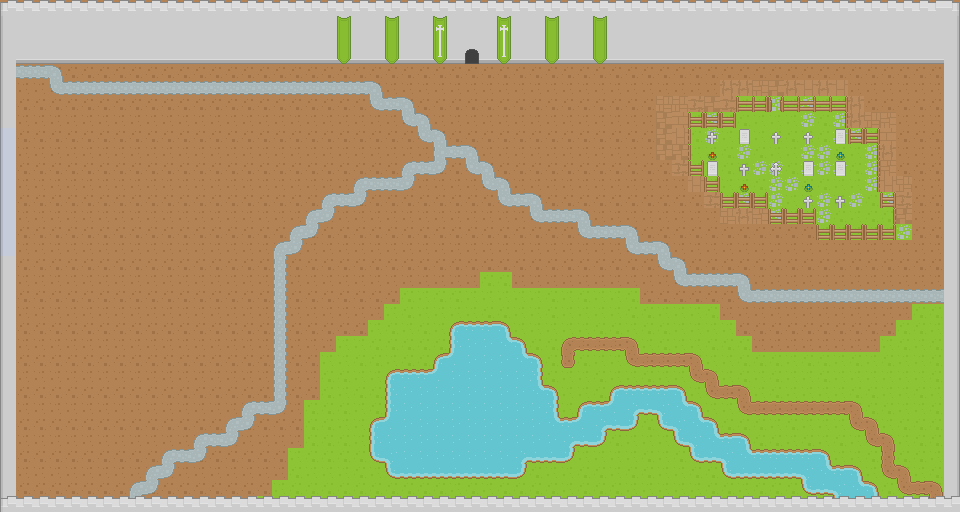

This is a level from a 2D game, rendered from its Tiled map with the project's own tilesets. A one-line summary and the map file follow, with tile-layer data summarised:
An orthogonal 60x32 tile map with 16x16 px tiles, 3 tile layers (Base, Ground, Props), 2 tilesets and 1 object.

<map version="1.5" tiledversion="1.7.2" orientation="orthogonal" renderorder="right-down" width="60" height="32" tilewidth="16" tileheight="16" infinite="0" nextlayerid="6" nextobjectid="2">
 <editorsettings>
  <export target="Assets/test/MenuTestLevel.json" format="json" />
 </editorsettings>
 <properties>
  <property name="scale" type="float" value="4" />
 </properties>
 <tileset firstgid="1" name="roguelikeSheet_transparent" tilewidth="16" tileheight="16" spacing="1" tilecount="1767" columns="57">
  <image source="Assets/MegaMiner/roguelikeSheet_transparent.png" width="968" height="526" />
  <wangsets>
   <wangset name="Grounds" type="corner" tile="-1">
    <wangcolor name="Mud" color="#ff0000" tile="-1" probability="1" />
    <wangcolor name="Poison" color="#00ff00" tile="-1" probability="1" />
    <wangcolor name="Water" color="#0000ff" tile="-1" probability="1" />
    <wangcolor name="Lava" color="#ff7700" tile="-1" probability="1" />
    <wangcolor name="Stone" color="#00e9ff" tile="-1" probability="1" />
    <wangcolor name="Magic" color="#ff00d8" tile="-1" probability="1" />
    <wangcolor name="Sand" color="#ffff00" tile="-1" probability="1" />
    <wangtile tileid="2" wangid="0,0,0,3,0,0,0,0" />
    <wangtile tileid="3" wangid="0,0,0,3,0,3,0,0" />
    <wangtile tileid="4" wangid="0,0,0,0,0,3,0,0" />
    <wangtile tileid="57" wangid="0,3,0,0,0,3,0,3" />
    <wangtile tileid="58" wangid="0,3,0,3,0,0,0,3" />
    <wangtile tileid="59" wangid="0,3,0,3,0,0,0,0" />
    <wangtile tileid="60" wangid="0,3,0,3,0,3,0,3" />
    <wangtile tileid="61" wangid="0,0,0,0,0,3,0,3" />
    <wangtile tileid="114" wangid="0,0,0,3,0,3,0,3" />
    <wangtile tileid="115" wangid="0,3,0,3,0,3,0,0" />
    <wangtile tileid="116" wangid="0,3,0,0,0,0,0,0" />
    <wangtile tileid="117" wangid="0,3,0,0,0,0,0,3" />
    <wangtile tileid="118" wangid="0,0,0,0,0,0,0,3" />
    <wangtile tileid="518" wangid="0,1,0,0,0,1,0,1" />
    <wangtile tileid="519" wangid="0,1,0,1,0,0,0,1" />
    <wangtile tileid="520" wangid="0,0,0,1,0,0,0,0" />
    <wangtile tileid="521" wangid="0,0,0,1,0,1,0,0" />
    <wangtile tileid="522" wangid="0,0,0,0,0,1,0,0" />
    <wangtile tileid="575" wangid="0,0,0,1,0,1,0,1" />
    <wangtile tileid="576" wangid="0,1,0,1,0,1,0,0" />
    <wangtile tileid="577" wangid="0,1,0,1,0,0,0,0" />
    <wangtile tileid="578" wangid="0,1,0,1,0,1,0,1" />
    <wangtile tileid="579" wangid="0,0,0,0,0,1,0,1" />
    <wangtile tileid="634" wangid="0,1,0,0,0,0,0,0" />
    <wangtile tileid="635" wangid="0,1,0,0,0,0,0,1" />
    <wangtile tileid="636" wangid="0,0,0,0,0,0,0,1" />
    <wangtile tileid="855" wangid="0,2,0,0,0,2,0,2" />
    <wangtile tileid="856" wangid="0,2,0,2,0,0,0,2" />
    <wangtile tileid="857" wangid="0,0,0,2,0,0,0,0" />
    <wangtile tileid="858" wangid="0,0,0,2,0,2,0,0" />
    <wangtile tileid="859" wangid="0,0,0,0,0,2,0,0" />
    <wangtile tileid="860" wangid="0,5,0,0,0,5,0,5" />
    <wangtile tileid="861" wangid="0,5,0,5,0,0,0,5" />
    <wangtile tileid="862" wangid="0,0,0,5,0,0,0,0" />
    <wangtile tileid="863" wangid="0,0,0,5,0,5,0,0" />
    <wangtile tileid="864" wangid="0,0,0,0,0,5,0,0" />
    <wangtile tileid="912" wangid="0,0,0,2,0,2,0,2" />
    <wangtile tileid="913" wangid="0,2,0,2,0,2,0,0" />
    <wangtile tileid="914" wangid="0,2,0,2,0,0,0,0" />
    <wangtile tileid="915" wangid="0,2,0,2,0,2,0,2" />
    <wangtile tileid="916" wangid="0,0,0,0,0,2,0,2" />
    <wangtile tileid="917" wangid="0,0,0,5,0,5,0,5" />
    <wangtile tileid="918" wangid="0,5,0,5,0,5,0,0" />
    <wangtile tileid="919" wangid="0,5,0,5,0,0,0,0" />
    <wangtile tileid="920" wangid="0,5,0,5,0,5,0,5" />
    <wangtile tileid="921" wangid="0,0,0,0,0,5,0,5" />
    <wangtile tileid="971" wangid="0,2,0,0,0,0,0,0" />
    <wangtile tileid="972" wangid="0,2,0,0,0,0,0,2" />
    <wangtile tileid="973" wangid="0,0,0,0,0,0,0,2" />
    <wangtile tileid="976" wangid="0,5,0,0,0,0,0,0" />
    <wangtile tileid="977" wangid="0,5,0,0,0,0,0,5" />
    <wangtile tileid="978" wangid="0,0,0,0,0,0,0,5" />
    <wangtile tileid="1026" wangid="0,4,0,0,0,4,0,4" />
    <wangtile tileid="1027" wangid="0,4,0,4,0,0,0,4" />
    <wangtile tileid="1028" wangid="0,0,0,4,0,0,0,0" />
    <wangtile tileid="1029" wangid="0,0,0,4,0,4,0,0" />
    <wangtile tileid="1030" wangid="0,0,0,0,0,4,0,0" />
    <wangtile tileid="1083" wangid="0,0,0,4,0,4,0,4" />
    <wangtile tileid="1084" wangid="0,4,0,4,0,4,0,0" />
    <wangtile tileid="1085" wangid="0,4,0,4,0,0,0,0" />
    <wangtile tileid="1086" wangid="0,4,0,4,0,4,0,4" />
    <wangtile tileid="1087" wangid="0,0,0,0,0,4,0,4" />
    <wangtile tileid="1142" wangid="0,4,0,0,0,0,0,0" />
    <wangtile tileid="1143" wangid="0,4,0,0,0,0,0,4" />
    <wangtile tileid="1144" wangid="0,0,0,0,0,0,0,4" />
    <wangtile tileid="1197" wangid="0,6,0,0,0,6,0,6" />
    <wangtile tileid="1198" wangid="0,6,0,6,0,0,0,6" />
    <wangtile tileid="1199" wangid="0,0,0,6,0,0,0,0" />
    <wangtile tileid="1200" wangid="0,0,0,6,0,6,0,0" />
    <wangtile tileid="1201" wangid="0,0,0,0,0,6,0,0" />
    <wangtile tileid="1202" wangid="0,7,0,0,0,7,0,7" />
    <wangtile tileid="1203" wangid="0,7,0,7,0,0,0,7" />
    <wangtile tileid="1204" wangid="0,0,0,7,0,0,0,0" />
    <wangtile tileid="1205" wangid="0,0,0,7,0,7,0,0" />
    <wangtile tileid="1206" wangid="0,0,0,0,0,7,0,0" />
    <wangtile tileid="1254" wangid="0,0,0,6,0,6,0,6" />
    <wangtile tileid="1255" wangid="0,6,0,6,0,6,0,0" />
    <wangtile tileid="1256" wangid="0,6,0,6,0,0,0,0" />
    <wangtile tileid="1257" wangid="0,6,0,6,0,6,0,6" />
    <wangtile tileid="1258" wangid="0,0,0,0,0,6,0,6" />
    <wangtile tileid="1259" wangid="0,0,0,7,0,7,0,7" />
    <wangtile tileid="1260" wangid="0,7,0,7,0,7,0,0" />
    <wangtile tileid="1261" wangid="0,7,0,7,0,0,0,0" />
    <wangtile tileid="1262" wangid="0,7,0,7,0,7,0,7" />
    <wangtile tileid="1263" wangid="0,0,0,0,0,7,0,7" />
    <wangtile tileid="1313" wangid="0,6,0,0,0,0,0,0" />
    <wangtile tileid="1314" wangid="0,6,0,0,0,0,0,6" />
    <wangtile tileid="1315" wangid="0,0,0,0,0,0,0,6" />
    <wangtile tileid="1318" wangid="0,7,0,0,0,0,0,0" />
    <wangtile tileid="1319" wangid="0,7,0,0,0,0,0,7" />
    <wangtile tileid="1320" wangid="0,0,0,0,0,0,0,7" />
   </wangset>
   <wangset name="Paths" type="edge" tile="-1">
    <wangcolor name="Tracks" color="#ff0000" tile="-1" probability="1" />
    <wangcolor name="Stone" color="#00ff00" tile="-1" probability="1" />
    <wangcolor name="Dirt" color="#0000ff" tile="-1" probability="1" />
    <wangcolor name="Sand" color="#ff7700" tile="-1" probability="1" />
    <wangtile tileid="404" wangid="0,0,3,0,3,0,3,0" />
    <wangtile tileid="405" wangid="3,0,0,0,3,0,3,0" />
    <wangtile tileid="406" wangid="0,0,3,0,3,0,0,0" />
    <wangtile tileid="407" wangid="0,0,0,0,3,0,3,0" />
    <wangtile tileid="408" wangid="3,0,0,0,3,0,0,0" />
    <wangtile tileid="461" wangid="3,0,3,0,3,0,0,0" />
    <wangtile tileid="462" wangid="3,0,3,0,0,0,3,0" />
    <wangtile tileid="463" wangid="3,0,3,0,0,0,0,0" />
    <wangtile tileid="464" wangid="3,0,0,0,0,0,3,0" />
    <wangtile tileid="465" wangid="0,0,3,0,0,0,3,0" />
    <wangtile tileid="632" wangid="3,0,0,0,0,0,0,0" />
    <wangtile tileid="633" wangid="0,0,0,0,3,0,0,0" />
    <wangtile tileid="689" wangid="0,0,0,0,0,0,3,0" />
    <wangtile tileid="690" wangid="0,0,3,0,0,0,0,0" />
    <wangtile tileid="691" wangid="3,0,3,0,3,0,3,0" />
    <wangtile tileid="746" wangid="0,0,2,0,2,0,2,0" />
    <wangtile tileid="747" wangid="2,0,0,0,2,0,2,0" />
    <wangtile tileid="748" wangid="0,0,2,0,2,0,0,0" />
    <wangtile tileid="749" wangid="0,0,0,0,2,0,2,0" />
    <wangtile tileid="750" wangid="2,0,0,0,2,0,0,0" />
    <wangtile tileid="803" wangid="2,0,2,0,2,0,0,0" />
    <wangtile tileid="804" wangid="2,0,2,0,0,0,2,0" />
    <wangtile tileid="805" wangid="2,0,2,0,0,0,0,0" />
    <wangtile tileid="806" wangid="2,0,0,0,0,0,2,0" />
    <wangtile tileid="807" wangid="0,0,2,0,0,0,2,0" />
    <wangtile tileid="974" wangid="2,0,0,0,0,0,0,0" />
    <wangtile tileid="975" wangid="0,0,0,0,2,0,0,0" />
    <wangtile tileid="1031" wangid="0,0,0,0,0,0,2,0" />
    <wangtile tileid="1032" wangid="0,0,2,0,0,0,0,0" />
    <wangtile tileid="1033" wangid="2,0,2,0,2,0,2,0" />
    <wangtile tileid="1067" wangid="0,0,1,0,1,0,0,0" />
    <wangtile tileid="1068" wangid="0,0,0,0,1,0,1,0" />
    <wangtile tileid="1069" wangid="0,0,1,0,0,0,1,0" />
    <wangtile tileid="1071" wangid="0,0,1,0,1,0,0,0" />
    <wangtile tileid="1072" wangid="0,0,0,0,1,0,1,0" />
    <wangtile tileid="1073" wangid="0,0,1,0,1,0,1,0" />
    <wangtile tileid="1074" wangid="0,0,1,0,1,0,1,0" />
    <wangtile tileid="1088" wangid="0,0,4,0,4,0,4,0" />
    <wangtile tileid="1089" wangid="4,0,0,0,4,0,4,0" />
    <wangtile tileid="1090" wangid="0,0,4,0,4,0,0,0" />
    <wangtile tileid="1091" wangid="0,0,0,0,4,0,4,0" />
    <wangtile tileid="1092" wangid="4,0,0,0,4,0,0,0" />
    <wangtile tileid="1124" wangid="1,0,1,0,0,0,0,0" />
    <wangtile tileid="1125" wangid="1,0,0,0,0,0,1,0" />
    <wangtile tileid="1126" wangid="1,0,0,0,1,0,0,0" />
    <wangtile tileid="1128" wangid="1,0,1,0,0,0,0,0" />
    <wangtile tileid="1129" wangid="1,0,0,0,0,0,1,0" />
    <wangtile tileid="1130" wangid="1,0,1,0,0,0,1,0" />
    <wangtile tileid="1131" wangid="1,0,1,0,0,0,1,0" />
    <wangtile tileid="1145" wangid="4,0,4,0,4,0,0,0" />
    <wangtile tileid="1146" wangid="4,0,4,0,0,0,4,0" />
    <wangtile tileid="1147" wangid="4,0,4,0,0,0,0,0" />
    <wangtile tileid="1148" wangid="4,0,0,0,0,0,4,0" />
    <wangtile tileid="1149" wangid="0,0,4,0,0,0,4,0" />
    <wangtile tileid="1185" wangid="1,0,1,0,1,0,0,0" />
    <wangtile tileid="1186" wangid="1,0,0,0,1,0,1,0" />
    <wangtile tileid="1242" wangid="1,0,1,0,1,0,0,0" />
    <wangtile tileid="1243" wangid="1,0,0,0,1,0,1,0" />
    <wangtile tileid="1316" wangid="4,0,0,0,0,0,0,0" />
    <wangtile tileid="1317" wangid="0,0,0,0,4,0,0,0" />
    <wangtile tileid="1373" wangid="0,0,0,0,0,0,4,0" />
    <wangtile tileid="1374" wangid="0,0,4,0,0,0,0,0" />
    <wangtile tileid="1375" wangid="4,0,4,0,4,0,4,0" />
   </wangset>
  </wangsets>
 </tileset>
 <tileset firstgid="1768" name="roguelikeChar_transparent" tilewidth="16" tileheight="16" spacing="1" tilecount="648" columns="54">
  <image source="Assets/MegaMiner/roguelikeChar_transparent.png" width="917" height="203" />
 </tileset>
 <layer id="1" name="Base" width="60" height="32">
  <data>[1920 cells, 1920 non-empty, 4 distinct tile ids]</data>
 </layer>
 <layer id="2" name="Ground" width="60" height="32">
  <data>[1920 cells, 719 non-empty, 44 distinct tile ids]</data>
 </layer>
 <layer id="3" name="Props" width="60" height="32">
  <data>[1920 cells, 128 non-empty, 22 distinct tile ids]</data>
 </layer>
 <objectgroup id="5" name="Player">
  <object id="1" gid="1768" x="64" y="96" width="16" height="16">
   <properties>
    <property name="script" value="Games/test/CustomizableCharacter.lua" />
   </properties>
  </object>
 </objectgroup>
</map>
